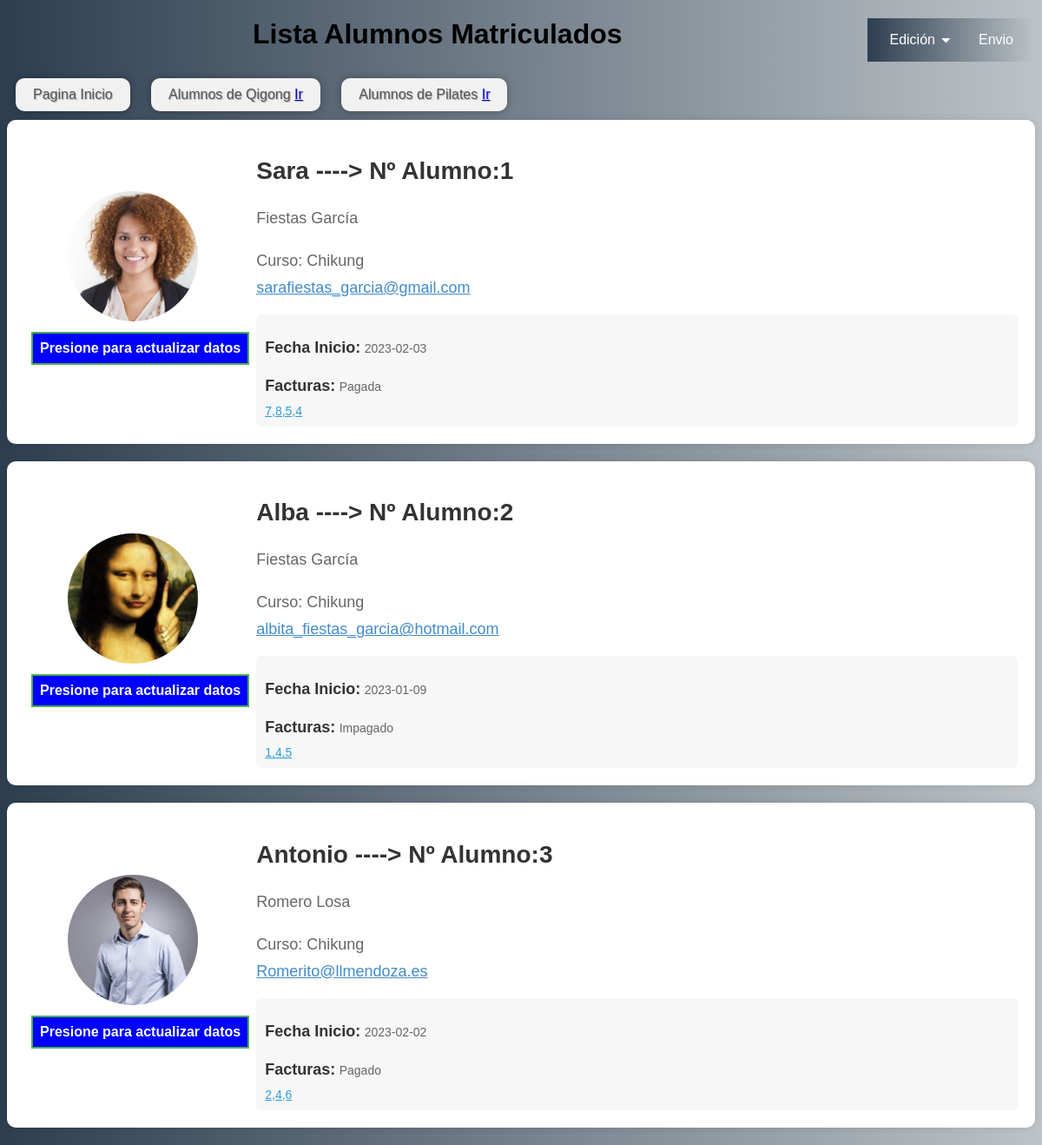
The page /alumnos_quigong on the database its author committed.
### models.py (models this page shows, shortened)
class User(db.Base):
    __tablename__ = 'usuarios'
    __table_args__ = {'sqlite_autoincrement': True}
    id_user = Column(Integer, primary_key=True)
    nombre = Column(String(200), nullable=False)
    apellidos = Column(String(200), nullable=False)
    email = Column(String(20))
    curso = Column(String(10))
    edad = Column(Integer)
    perfil = Column(String(500))
    password = Column(String(10))

class NewTable(db.Base):
    __tablename__ = 'datos'
    id = Column(Integer, primary_key=True)
    user_id = Column(Integer, ForeignKey('usuarios.id_user'))
    fecha_inicio = Column(Date)
    facturas = Column(String(1000))
    lista_ejercicios = Column(String(500))
    cursos = Column(String(500))
    user = relationship("User")

### main.py (the view)
@app.route('/alumnos_quigong')
def alumnos_quigong():
    usuarios = db.session.query(User).filter_by(curso='Chikung').all()
    datos_usuario = {}
    for usuario in usuarios:
        datos_usuario[usuario.id_user] = db.session.query(NewTable).filter_by(user_id=usuario.id_user).all()
    return render_template('alumnos.html', usuarios=usuarios, datos_usuario=datos_usuario)

### templates/alumnos.html (shortened to what this page needs)
<!DOCTYPE html>
<html lang="en">
<head>
    <link rel = 'stylesheet' href="{{url_for('static', filename='alumnos.css')}}">
    <link rel="stylesheet" type="text/css" href="https://stackpath.bootstrapcdn.com/font-awesome/4.7.0/css/font-awesome.min.css">
</head>
<body>
<header>
    <nav>
			<ul>
				<li class="sub-menu"><a href="">Edición</a>
                </li>
				<li><a href="{{url_for('formulario_contacto')}}">Envio</a></li>
			</ul>
		</nav>
</header>
    <h1 class="tlt">Lista Alumnos Matriculados</h1>
        <button onclick="window.location.href='/'" class="back-button">Pagina Inicio</button>
        <button class="back-button">Alumnos de Qigong <a href="{{url_for('alumnos_quigong')}}">Ir</a></button>
        <button class="back-button">Alumnos de Pilates <a href="{{url_for('alumnos_pilates')}}">Ir</a></button>
     {% for usuario in usuarios %}
    <div class="usuario">
        <a href="{{ url_for('edita_desde_admin', id=usuario.id_user) }}">
  <img src="{{ url_for('static', filename=usuario.perfil) }}" alt="Imagen de perfil">
            <p class="actualizar">Presione para actualizar datos</p>
        </a>
        <section class="usuario-text">
          <h1>{{ usuario.nombre }} ----> Nº Alumno:{{ usuario.id_user }}</h1>
          <p>{{ usuario.apellidos }}</p>
          <p>Curso: {{ usuario.curso }}</p>
          <a href="">{{ usuario.email }}</a>
          <section class="ejercicio-text">
            {% for dato in datos_usuario[usuario.id_user] %}
              <div class="ejercicio">
                <h1 style="display: inline-block;">Fecha Inicio:</h1>
                  <p style="display: inline-block;">{{ dato.fecha_inicio }}</p>
                  <h1 style="display: inline-block;">Facturas:</h1>
                <p style="display: inline-block;">{{ dato.facturas }}</p>
        <a href="{{ url_for('user_ejercicios_personales', id=dato.user_id) }}"> {{ dato.lista_ejercicios }}</a>
              </div>
            {% endfor %}
          </section>
        </section>
    </div>
{% endfor %}
</body>
</html>

### static/alumnos.css (style rules this page uses)
body, ul { background: linear-gradient(to right, #2c3e50, #bdc3c7); font-family: 'Ubuntu', sans-serif; }
.usuario { display: flex; flex-direction: row; align-items: center; padding: 1.5em; }
.tlt { text-align: center; }
.usuario img { width: 6em; height: 6em; border-radius: 50%; margin-right: 1.5em; }
.usuario-text h1 { font-size: 2em; margin-bottom: 0.5em; }
.usuario-text p { font-size: 1.5em; margin-bottom: 0.5em; }
.usuario-text a { font-size: 1.5em; }
.usuario { display: flex; flex-direction: row; align-items: center; padding: 20px; background-color: #fff; border-radius: 10px; box-shadow: 0px 0px 10px rgba(0, 0, 0, 0.1); margin-bottom: 20px; transition: box-shadow 0.3s ease-in-out; }
.usuario-text { flex: 1; display: flex; flex-direction: column; justify-content: space-between; }
.usuario img { width: 150px; height: 150px; border-radius: 50%; margin-right: 20px; object-fit: cover; object-position: center; margin-left: 50px; }
.actualizar { margin: 8px; padding: 8px; border: 2px solid #4CAF50; background-color: blue; color: #fff; text-decoration: none; font-size: 16px; font-weight: bold; cursor: pointer; transition: all 0.3s ease; }
.usuario-text h1 { font-size: 28px; margin-bottom: 10px; font-weight: bold; color: #333; }
.usuario-text p { font-size: 18px; margin-bottom: 10px; color: #666; }
.usuario-text a { font-size: 18px; color: #428bca; transition: color 0.3s ease-in-out; }
header nav { float:right; }
header nav ul { margin: 0; padding: 0; display: flex; }
header nav ul li { list-style: none; position: relative; }
header nav ul li.sub-menu:before { content: '\f0d7'; font-family: fontAwesome; position: absolute; line-height: 50px; color:#fff; right:8px; }
header nav ul li a { color: #fff; text-decoration: none; height:50px; line-height: 50px; padding: 0 25px; display: block; }
.ejercicio-text { margin-top: 20px; padding: 10px; background-color: #f7f7f7; border-radius: 5px; }
.ejercicio h1 { font-size: 18px; margin-bottom: 5px; }
.ejercicio p { margin: 0; font-size: 14px; }
.ejercicio a { display: block; margin-top: 5px; font-size: 14px; color: #2d9cdb; }
.back-button { background-color: #f1f1f1; border: none; color: #555; padding: 10px 20px; text-align: center; text-decoration: none; display: inline-block; font-size: 16px; margin: 10px; cursor: pointer; border-radius: 8px; box-shadow: 0px 0px 10px rgba(0, 0, 0, 0.3); text-shadow: 1px 1px 1px rgba(0, 0, 0, 0.3); transition: background-color 0.3s ease; border-radius: 10px; }

### rows shown on the page
User: perfil (picture), nombre "Sara", id_user "1", apellidos "Fiestas García", curso "Chikung", email "sarafiestas_garcia@gmail.com"
NewTable: fecha_inicio "2023-02-03", facturas "Pagada", lista_ejercicios "7,8,5,4"
User: perfil (picture), nombre "Alba", id_user "2", apellidos "Fiestas García", curso "Chikung", email "albita_fiestas_garcia@hotmail.com"
NewTable: fecha_inicio "2023-01-09", facturas "Impagado", lista_ejercicios "1,4,5"
User: perfil (picture), nombre "Antonio", id_user "3", apellidos "Romero Losa", curso "Chikung", email "Romerito@llmendoza.es"
NewTable: fecha_inicio "2023-02-02", facturas "Pagado", lista_ejercicios "2,4,6"
